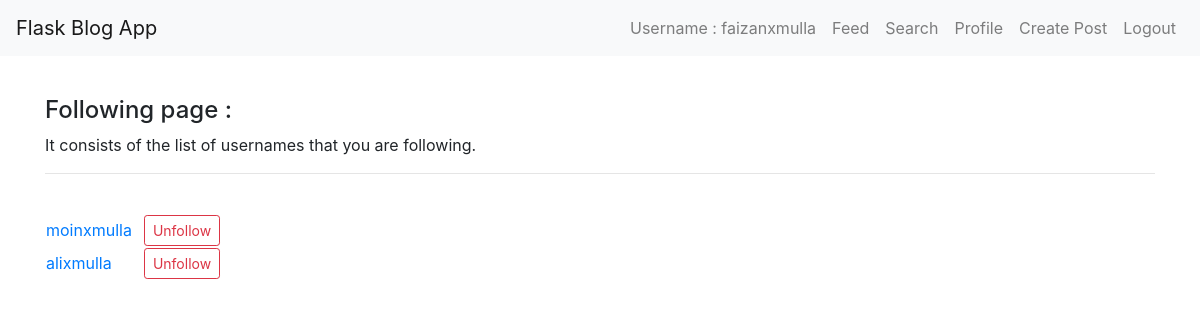
Page /following/faizanxmulla (signed in) on the committed database.
### app.py (models this page shows, shortened)
class User(db.Model, UserMixin):
    id = db.Column(db.Integer, primary_key=True)
    username = db.Column(db.String(20), unique=True, nullable=False)
    password_hash = db.Column(db.String(128), nullable=False)
    profile_image = db.Column(db.String(128), default='def.jpg')
    posts = db.relationship('Post', back_populates='user', lazy='subquery')
    comments = db.relationship('Comment', backref='user', lazy='dynamic')
    likes = db.relationship('Like', backref='user', lazy='dynamic')
    followers = db.relationship('Follow',
                            foreign_keys='Follow.followed_id',
                            backref=db.backref('followed', lazy='joined'),
                            lazy='dynamic',
                            cascade='all, delete-orphan')
    following = db.relationship('Follow',
                            foreign_keys='Follow.follower_id',
                            backref=db.backref('follower', lazy='joined'),
                            lazy='dynamic',
                            cascade='all, delete-orphan')
    follower_count = db.Column(db.Integer, default=0)
    following_count = db.Column(db.Integer, default=0)
    def is_following(self, user):
        return self.following.filter(Follow.followed_id == user.id).count() > 0

### app.py (the view)
@app.route('/following/<username>', methods=['GET','POST'])
@login_required
def following(username):
    user = User.query.filter_by(username=username).first()
    if user is None:
        flash('User not found !!', 'danger')
        redirect(url_for('profile', username=username))
    following = User.query.join(Follow, User.id == Follow.followed_id).filter(Follow.follower_id == user.id).order_by(Follow.timestamp.desc()).all()
    following = [x for x in following if x != user]
    follow_form = FollowForm()
    unfollow_form = UnfollowForm()
    return render_template('following.html', user=user, following=following, username=username, follow_form=follow_form, unfollow_form=unfollow_form)

### app.py (called while the page is built)
@login.user_loader
def load_user(user_id):
    return User.query.get(int(user_id))

### templates/following.html (shortened to what this page needs)
{% extends "base.html" %}
{% block content %}
<br>
<h4>Following page : </h4>
<p>It consists of the list of usernames that you are following. </p>
<hr>
<br>
<table>
    <tbody>
        {% for x in following %}
        {% if x != user %}
        <tr>
            <td>
                <a href="{{ url_for('profile', username=x.username) }}">{{ x.username }}</a>
            </td>
            <td>
                <div class="follow-unfollow-btn-container">
                    {% if current_user.is_following(x) %}
                    <form action="{{ url_for('unfollow', username=x.username) }}" method="POST">
                        <button type="submit" class="btn btn-outline-danger btn-sm">Unfollow</button>
                    </form>
                    {% else %}
                    <form action="{{ url_for('follow', username=x.username) }}" method="POST">
                        {{ follow_form.hidden_tag() }}
                        <button type="submit" class="btn btn-outline-success btn-sm">Follow</button>
                    </form>
                    {% endif %}
                </div>
            </td>
        </tr>
        {% endif %}
        {% endfor %}
    </tbody>
</table>
{% endblock %}

### templates/navbar.html (shortened to what this page needs)
<!DOCTYPE html>
<html lang="en">
<head>
    <link rel="stylesheet" href="{{ url_for('static', filename='style.css') }}">
    <link rel="stylesheet" href="https://stackpath.bootstrapcdn.com/bootstrap/4.5.2/css/bootstrap.min.css"
>
</head>
<body>
    <nav class="navbar navbar-expand-lg navbar-light bg-light">
        <a class="navbar-brand" href="#">Flask Blog App</a>
        <div class="collapse navbar-collapse" id="navbarNav">
            <ul class="navbar-nav ml-auto">
                <li class="nav-item">
                    <a class="nav-link">Username : {{ current_user.username }}</a>
                </li>
                {% if current_user.is_authenticated %}
                <li class="nav-item">
                    <a class="nav-link" href="{{ url_for('feed') }}">Feed</a>
                </li>
                <li class="nav-item">
                    <a class="nav-link" href="{{ url_for('search') }}">Search</a>
                </li>
                <li class="nav-item">
                    <a class="nav-link" href="{{ url_for('profile', username=current_user.username) }}">Profile</a>
                </li>
                <li class="nav-item">
                    <a class="nav-link" href="{{ url_for('create_post') }}">Create Post</a>
                </li>
                <li class="nav-item">
                    <a class="nav-link" href="{{ url_for('logout') }}">Logout</a>
                </li>
                {% endif %}
            </ul>
        </div>
    </nav>
</body>
</html>

### static/style.css (style rules this page uses)
.follow-unfollow-btn-container { display: inline-block; margin-left: 10px; }

### rows in the picture
User: username "faizanxmulla"
User: username "moinxmulla"
User: username "alixmulla"
